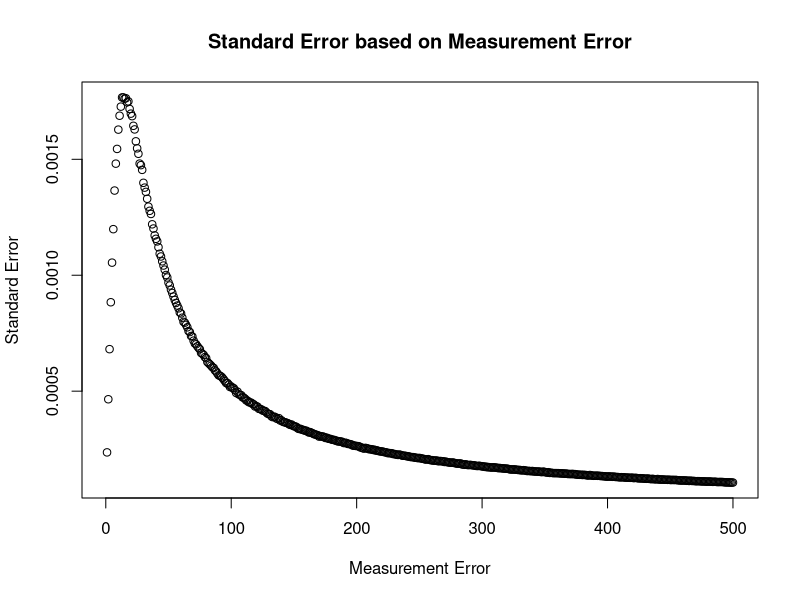
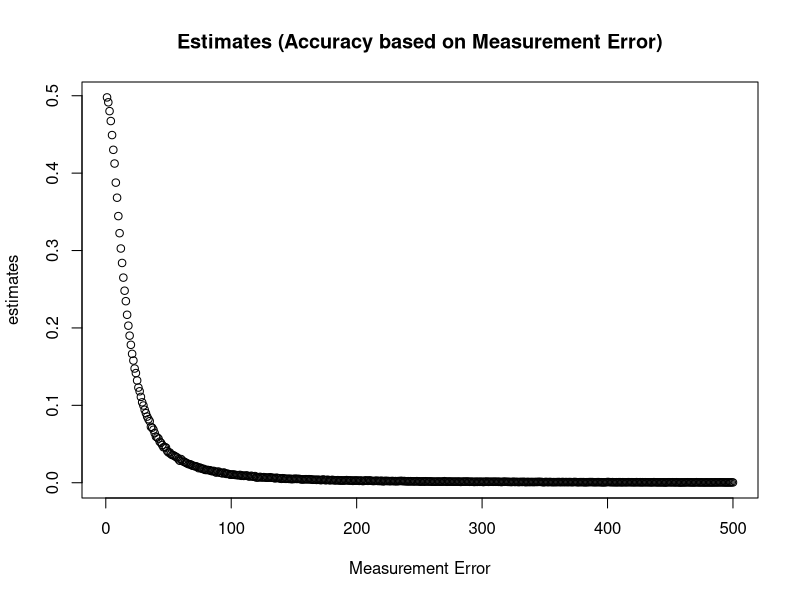
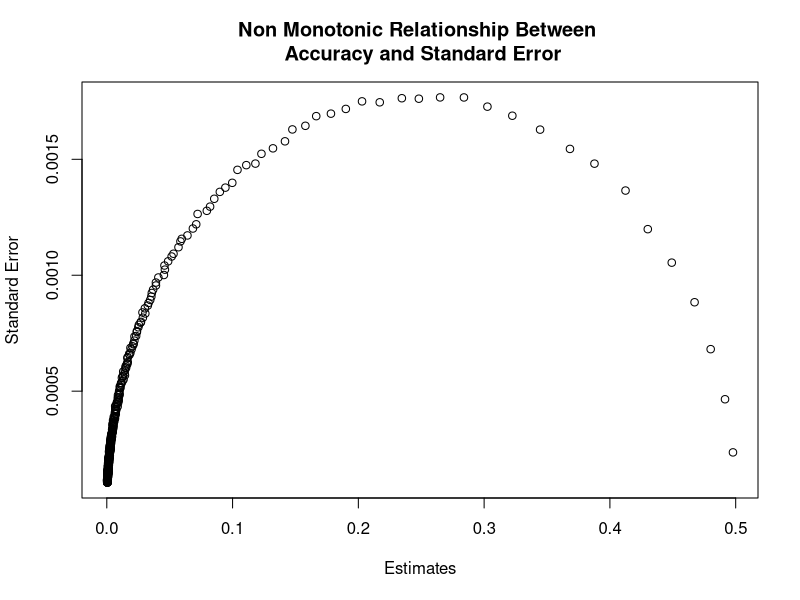
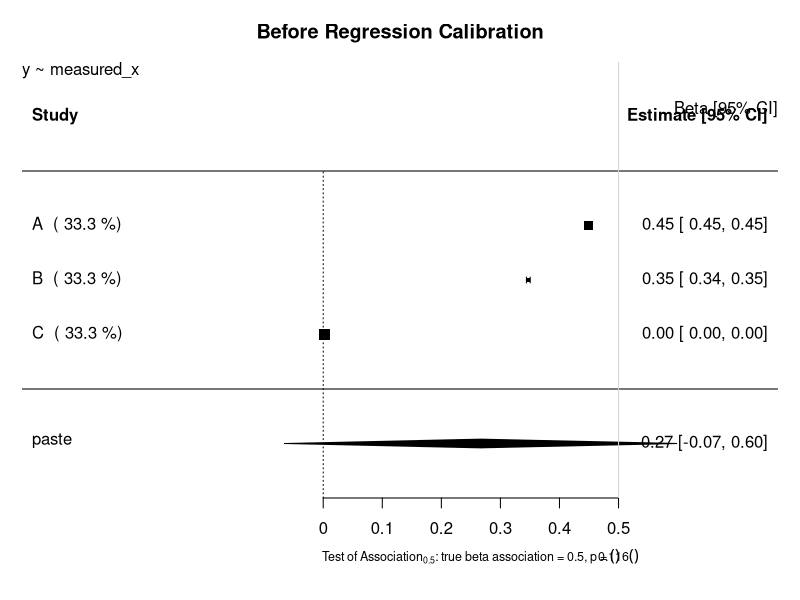
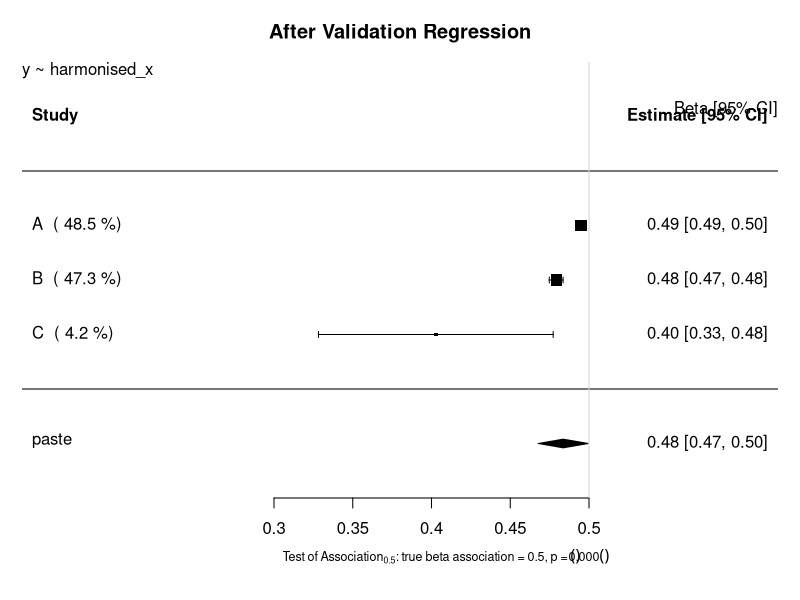

The R script that drew these images, in order:
# Investigation into semi monotonic behaviour of standard error in Continuous Variables
## Author: Paul Scherer
##         Tom Bishop
## Institute: University of Cambridge MRC Epidemiology Unit 
## Date: 6.09.2017

# In this file we want to investigate whether we can replicate the semi monotonic behaviour exhibited by 
# standard error dependent on standard measurement error
library(ggplot2)
library(reshape2)
library(parallel)
library(stats)
library(metafor)

# Raw Data Set Properties
set.seed(1234)

trueBeta = 0.5
constant = 20

study_size = 20000
raw_mean = 40
raw_stdev = 15

# Create Dataframe with x, create y from x, then add normal random noise to x
raw_data = data.frame(x = rnorm(n = study_size, mean = raw_mean, sd = raw_stdev))
raw_data$y = (trueBeta*raw_data$x) + constant

###############################################################################
########################### Functions #########################################
###############################################################################

createStudyData <- function(raw_data, measurement_error, number_of_indices){
    x_error = rnorm(n = study_size, mean = 0, sd = measurement_error)
    raw_data$measured_x = raw_data$x + x_error
    return(raw_data)
}

createValidationData <- function(val_size, measurement_error, number_of_indices) {
    validation_data = data.frame(x =  rnorm(n = val_size, mean = raw_mean, sd = raw_stdev))
    x_error = rnorm(n = val_size, mean = 0, sd = measurement_error)
    validation_data$measured_x = validation_data$x + x_error
    return (validation_data)
}

#######################################################################################
########################### Motivation of the Problem #################################
#######################################################################################
## Graphing Standard Error as a function of Measurement Error
error_upperbound = 500
std_error = vector("numeric", length = error_upperbound)
estimates = vector("numeric", length = error_upperbound)

for (measurement_error in 1:error_upperbound){
	x_error = rnorm(n = study_size, mean = 0, sd = measurement_error)
	raw_data$measured_x = raw_data$x + x_error
	fmla = as.formula(y ~ measured_x)
	linear_model = lm(formula = fmla, data = raw_data)
	x_estimate = linear_model$coefficients["measured_x"]
	x_stdErr = summary(linear_model)$coefficients["measured_x", "Std. Error"]
	std_error[measurement_error] = x_stdErr
	estimates[measurement_error] = x_estimate
}
plot (x = (1:error_upperbound), y = std_error, xlab = "Measurement Error", ylab = "Standard Error", main = "Standard Error based on Measurement Error")
plot (x = (1:error_upperbound), y = estimates, xlab = "Measurement Error", ylab = "estimates", main = "Estimates (Accuracy based on Measurement Error)")

plot (x = estimates, y = std_error, xlab = "Estimates", ylab = "Standard Error", main = "Non Monotonic Relationship Between \n Accuracy and Standard Error")

#######################################################################################
######################## Exhibiting the Effects on Studies ############################
#######################################################################################
# General Parameters
numLevels = 4
validation_size = 400

# Study A
measureError_A = 5
studyData_A = createStudyData(raw_data = raw_data, measurement_error = measureError_A, number_of_indices = numLevels)
validation_data_A = createValidationData(val_size = validation_size, measurement_error = measureError_A, number_of_indices = numLevels )

# Study B
measureError_B = 10
studyData_B = createStudyData(raw_data = raw_data, measurement_error = measureError_B, number_of_indices = numLevels)
validation_data_B = createValidationData(val_size = validation_size, measurement_error = measureError_B, number_of_indices = numLevels )

# Study C
measureError_C = 200
studyData_C = createStudyData(raw_data = raw_data, measurement_error = measureError_C, number_of_indices = numLevels)
validation_data_C = createValidationData(val_size = validation_size, measurement_error = measureError_C, number_of_indices = numLevels )


lm_A <- lm(formula=y~measured_x, data=studyData_A)
estimate_A = lm_A$coefficients["measured_x"]
stdError_A = summary(lm_A)$coefficients["measured_x","Std. Error"]

lm_B <- lm(formula=y~measured_x, data=studyData_B)
estimate_B = lm_B$coefficients["measured_x"]
stdError_B = summary(lm_B)$coefficients["measured_x","Std. Error"]

lm_C <- lm(formula=y~measured_x, data=studyData_C)
estimate_C = lm_C$coefficients["measured_x"]
stdError_C = summary(lm_C)$coefficients["measured_x","Std. Error"]


## Random Effects Model Forest Plot Before Regression Calibration
estimates = c(estimate_A, estimate_B, estimate_C)
stand_errs = c(stdError_A, stdError_B, stdError_C)
labels = c("A","B","C")
res <- rma(yi = estimates, sei = stand_errs, method='DL', slab = labels)
weights_res <- weights.rma.uni(res)

# Forest Plot
res$slab <- paste(res$slab, " (", round(weights.rma.uni(res),digits=1), "%)")
fmla = as.formula(y~measured_x)
forest(res, mlab=bquote(paste('Overall (I'^2*' = ', .(round(res$I2)),'%, p = ',
    .(sprintf("%.3f", round(res$QEp,3))),')')),
xlab=bquote(paste('Test of Association'[0.5]*': true beta association = 0.5, p = ',
    .(sprintf("%.3f", round(res$pval,3))))), cex=1, cex.lab=0.75, cex.axis=1, main = "Before Regression Calibration")
usr <- par("usr")
text(usr[2], usr[4], "Beta [95% CI]", adj = c(1, 4),cex=1)
text(usr[1], usr[4], paste0(gsub(paste0("Study Data","\\$"),"", deparse(fmla)),collapse="\n"), adj = c( 0, 1 ),cex=1)
abline(v = 0.5, col = "lightgray")

################################################################################################
################################################################################################
################################################################################################
################################################################################################

## Modeling x ~ measured_x in validation
fmla_harmonisation = as.formula(x~measured_x)
# Study A
lambda_lm_A <- lm(formula=fmla_harmonisation, data=validation_data_A)
lambda_A = lambda_lm_A$coefficients["measured_x"]
stdError_lambda_A = summary(lambda_lm_A)$coefficients["measured_x","Std. Error"]

# Study B
lambda_lm_B <- lm(formula=fmla_harmonisation, data=validation_data_B)
lambda_B = lambda_lm_B$coefficients["measured_x"]
stdError_lambda_B = summary(lambda_lm_B)$coefficients["measured_x","Std. Error"]

# Study C
lambda_lm_C <- lm(formula=fmla_harmonisation, data=validation_data_C)
lambda_C = lambda_lm_C$coefficients["measured_x"]
stdError_lambda_C = summary(lambda_lm_C)$coefficients["measured_x","Std. Error"]


## Transformation and Regression
# Study A
new = data.frame(measured_x = studyData_A$measured_x)
studyData_A$harmonised_x = predict(lambda_lm_A, newdata = new)
lm_A <- lm(formula=y~harmonised_x, data=studyData_A)
estimate_A = lm_A$coefficients["harmonised_x"]
stdError_A = summary(lm_A)$coefficients["harmonised_x","Std. Error"]

# Study B
new = data.frame(measured_x = studyData_B$measured_x)
studyData_B$harmonised_x = predict(lambda_lm_B, newdata = new)
lm_B <- lm(formula=y~harmonised_x, data=studyData_B)
estimate_B = lm_B$coefficients["harmonised_x"]
stdError_B = summary(lm_B)$coefficients["harmonised_x","Std. Error"]

# Study C
new = data.frame(measured_x = studyData_C$measured_x)
studyData_C$harmonised_x = predict(lambda_lm_C, newdata = new)
lm_C <- lm(formula=y~harmonised_x, data=studyData_C)
estimate_C = lm_C$coefficients["harmonised_x"]
stdError_C = summary(lm_C)$coefficients["harmonised_x","Std. Error"]


## Random Effects Model Forest Plot After Regression Modeling
estimates = c(estimate_A, estimate_B, estimate_C)
stand_errs = c(stdError_A, stdError_B, stdError_C)
labels = c("A","B","C")
res <- rma(yi = estimates, sei = stand_errs, method='DL', slab = labels)
weights_res <- weights.rma.uni(res)

# Forest Plot
res$slab <- paste(res$slab, " (", round(weights.rma.uni(res),digits=1), "%)")
fmla = as.formula(y~harmonised_x)
forest(res, mlab=bquote(paste('Overall (I'^2*' = ', .(round(res$I2)),'%, p = ',
    .(sprintf("%.3f", round(res$QEp,3))),')')),
xlab=bquote(paste('Test of Association'[0.5]*': true beta association = 0.5, p = ',
    .(sprintf("%.3f", round(res$pval,3))))), cex=1, cex.lab=0.75, cex.axis=1, main = "After Validation Regression")
usr <- par("usr")
text(usr[2], usr[4], "Beta [95% CI]", adj = c(1, 4),cex=1)
text(usr[1], usr[4], paste0(gsub(paste0("Study Data","\\$"),"", deparse(fmla)),collapse="\n"), adj = c( 0, 1 ),cex=1)
abline(v = 0.5, col = "lightgray")
